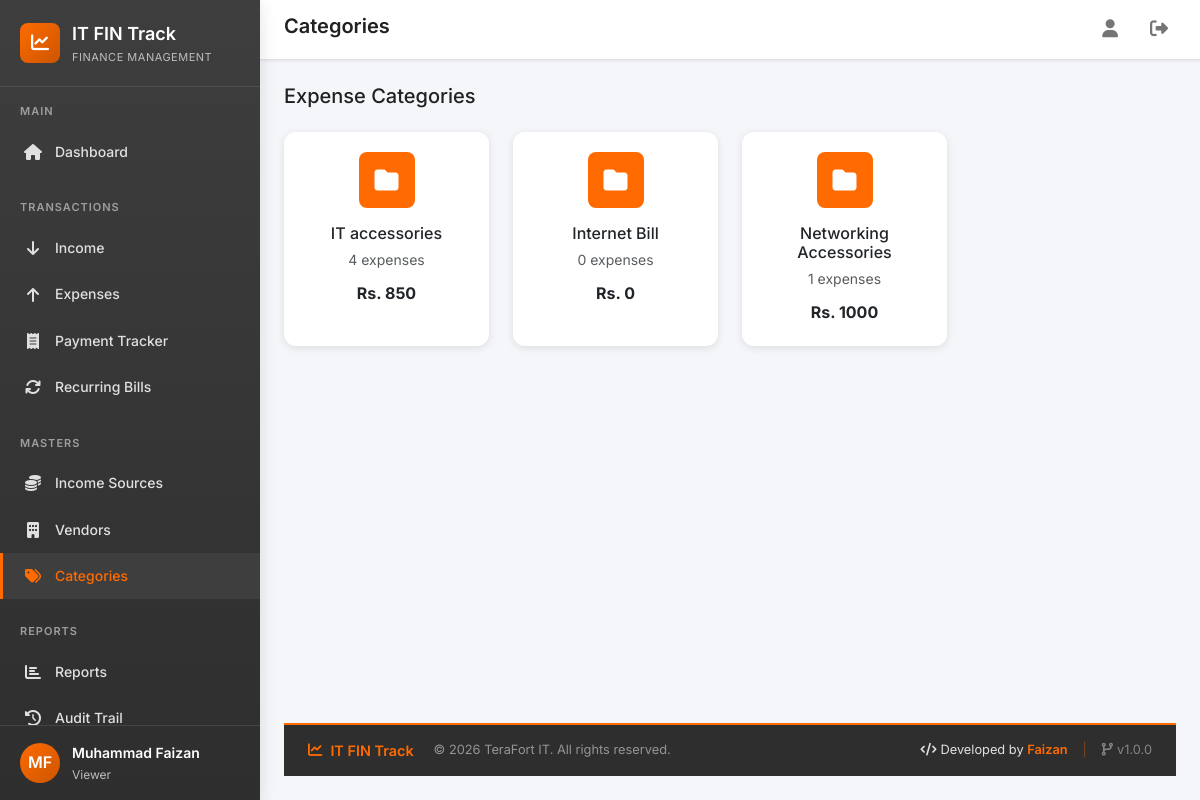
Screenshot of /categories/ (signed in) with the database file from the repository.
### core/models/user.py (models this page shows, shortened)
class User(AbstractUser):
    class Role(models.TextChoices):
        ADMIN = 'admin', 'Administrator'
        EXECUTIVE = 'executive', 'IT Executive'
        ACCOUNTANT = 'accountant', 'Accountant'
        MANAGER = 'manager', 'Manager'
        VIEWER = 'viewer', 'Viewer'
    role = models.CharField(
        max_length=20,
        choices=Role.choices,
        default=Role.VIEWER,
        help_text='User role determines access permissions'
    )
    department = models.CharField(
        max_length=100,
        blank=True,
        default='IT',
        help_text='Department the user belongs to'
    )
    phone = models.CharField(
        max_length=20,
        blank=True,
        help_text='Contact phone number'
    )
    is_soft_deleted = models.BooleanField(
        default=False,
        help_text='Soft delete flag - never lose data'
    )
    created_at = models.DateTimeField(auto_now_add=True)
    updated_at = models.DateTimeField(auto_now=True)
    class Meta:
        verbose_name = 'User'
        verbose_name_plural = 'Users'
        ordering = ['-created_at']
    @property
    def is_admin(self):
        return self.role == self.Role.ADMIN

### core/models/category.py (models this page shows, shortened)
class Category(models.Model):
    name = models.CharField(
        max_length=100,
        unique=True,
        help_text='Category name'
    )
    description = models.TextField(
        blank=True,
        help_text='Category description'
    )
    icon = models.CharField(
        max_length=50,
        blank=True,
        default='fa-folder',
        help_text='Font Awesome icon class'
    )
    color = models.CharField(
        max_length=7,
        default='#FF6B01',
        help_text='Category color (hex code)'
    )
    is_active = models.BooleanField(
        default=True,
        help_text='Is this category currently active?'
    )
    is_soft_deleted = models.BooleanField(
        default=False,
        help_text='Soft delete flag'
    )
    created_at = models.DateTimeField(auto_now_add=True)
    updated_at = models.DateTimeField(auto_now=True)
    class Meta:
        verbose_name = 'Category'
        verbose_name_plural = 'Categories'
        ordering = ['name']

### core/views/category.py (the view)
# urls.py: path('categories/', category_views.category_list, name='category_list'),
@login_required
def category_list(request):
    categories = Category.objects.filter(is_soft_deleted=False).annotate(
        total_expense=Sum('expenses__amount', filter=Q(expenses__is_soft_deleted=False, expenses__status='approved'), default=0),
        count_expense=Count('expenses', filter=Q(expenses__is_soft_deleted=False, expenses__status='approved'))
    ).order_by('name')
    return render(request, 'core/category/list.html', {'categories': categories})

### core/context_processors.py (called while the page is built)
def theme_colors(request):
    return {
        'THEME_COLORS': getattr(settings, 'THEME_COLORS', {}),
    }

### templates/core/category/list.html (shortened to what this page needs)
{% extends 'base.html' %}
{% block page_title %}Categories{% endblock %}
{% block content %}
<div class="fade-in">
    <div class="d-flex justify-content-between align-items-center mb-4">
        <h5 class="mb-0">Expense Categories</h5>
    </div>
    <div class="row g-4">
        {% for category in categories %}
        <div class="col-lg-3 col-md-4 col-sm-6">
            <div class="card h-100">
                <div class="card-body text-center">
                    <div class="stat-icon mx-auto mb-3" style="background:{{ category.color }};width:56px;height:56px;">
                        <i class="fas {{ category.icon }} text-white"></i>
                    </div>
                    <h6 class="mb-1">{{ category.name }}</h6>
                    <small class="text-muted">{{ category.count_expense }} expenses</small>
                    <div class="fw-bold mt-2">Rs. {{ category.total_expense|floatformat:0 }}</div>
                </div>
            </div>
        </div>
        {% endfor %}
    </div>
</div>
{% endblock %}

### templates/base.html (shortened to what this page needs)
{% load static %}
<!DOCTYPE html>
<html lang="en">
<head>
    <link href="https://cdn.jsdelivr.net/npm/bootstrap@5.3.2/dist/css/bootstrap.min.css" rel="stylesheet">
    <link rel="stylesheet" href="https://cdnjs.cloudflare.com/ajax/libs/font-awesome/6.5.1/css/all.min.css">
    <link rel="stylesheet" href="{% static 'css/style.css' %}">
</head>
<body>
    <div class="app-container">
        <aside class="sidebar" id="sidebar">
            <div class="sidebar-header">
                <div class="sidebar-logo">
                    <i class="fas fa-chart-line"></i>
                </div>
                <div>
                    <div class="sidebar-title">IT FIN Track</div>
                    <div class="sidebar-subtitle">Finance Management</div>
                </div>
            </div>
            <nav class="sidebar-nav">
                <div class="nav-section">
                    <div class="nav-section-title">Main</div>
                    <a href="{% url 'core:dashboard' %}" class="nav-link {% if request.resolver_match.url_name == 'dashboard' %}active{% endif %}">
                        <i class="fas fa-home"></i>
                        <span>Dashboard</span>
                    </a>
                </div>
                <div class="nav-section">
                    <div class="nav-section-title">Transactions</div>
                    <a href="{% url 'core:income_list' %}" class="nav-link {% if 'income' in request.resolver_match.url_name and 'source' not in request.resolver_match.url_name %}active{% endif %}">
                        <i class="fas fa-arrow-down"></i>
                        <span>Income</span>
                    </a>
                    <a href="{% url 'core:expense_list' %}" class="nav-link {% if 'expense' in request.resolver_match.url_name %}active{% endif %}">
                        <i class="fas fa-arrow-up"></i>
                        <span>Expenses</span>
                    </a>
                    <a href="{% url 'core:payment_tracker' %}" class="nav-link {% if 'payment_tracker' in request.resolver_match.url_name %}active{% endif %}">
                        <i class="fas fa-receipt"></i>
                        <span>Payment Tracker</span>
                    </a>
                    <a href="{% url 'core:recurring_bill_list' %}" class="nav-link {% if 'recurring_bill' in request.resolver_match.url_name %}active{% endif %}">
                        <i class="fas fa-sync"></i>
                        <span>Recurring Bills</span>
                    </a>
                </div>
                <div class="nav-section">
                    <div class="nav-section-title">Masters</div>
                    <a href="{% url 'core:income_source_list' %}" class="nav-link {% if 'income_source' in request.resolver_match.url_name %}active{% endif %}">
                        <i class="fas fa-coins"></i>
                        <span>Income Sources</span>
                    </a>
                    <a href="{% url 'core:vendor_list' %}" class="nav-link {% if 'vendor' in request.resolver_match.url_name %}active{% endif %}">
                        <i class="fas fa-building"></i>
                        <span>Vendors</span>
                    </a>
                    <a href="{% url 'core:category_list' %}" class="nav-link {% if 'category' in request.resolver_match.url_name %}active{% endif %}">
                        <i class="fas fa-tags"></i>
                        <span>Categories</span>
                    </a>
                </div>
                <div class="nav-section">
                    <div class="nav-section-title">Reports</div>
                    <a href="{% url 'core:report_dashboard' %}" class="nav-link {% if request.resolver_match.url_name == 'report_dashboard' %}active{% endif %}">
                        <i class="fas fa-chart-bar"></i>
                        <span>Reports</span>
                    </a>
                    <a href="{% url 'core:audit_trail' %}" class="nav-link {% if 'audit' in request.resolver_match.url_name %}active{% endif %}">
                        <i class="fas fa-history"></i>
                        <span>Audit Trail</span>
                    </a>
                </div>
            </nav>
            <div class="sidebar-footer">
                <div class="user-info">
                    <div class="user-avatar">
                        {{ request.user.first_name|slice:":1"|upper }}{{ request.user.last_name|slice:":1"|upper }}
                    </div>
                    <div>
                        <div class="user-name">{{ request.user.get_full_name|default:request.user.username }}</div>
                        <div class="user-role">{{ request.user.get_role_display }}</div>
                    </div>
                </div>
            </div>
        </aside>
        <main class="main-content">
            <header class="top-header">
                <div class="header-left">
                    <h1 class="page-title">{% block page_title %}Dashboard{% endblock %}</h1>
                </div>
                <div class="header-right">
                    <a href="{% url 'core:profile' %}" class="header-btn" title="Profile">
                        <i class="fas fa-user"></i>
                    </a>
                    <a href="{% url 'core:logout' %}" class="header-btn" title="Logout">
                        <i class="fas fa-sign-out-alt"></i>
                    </a>
                </div>
            </header>
            {% block content %}{% endblock %}
            <footer class="app-footer">
                <div class="footer-content">
                    <div class="footer-left">
                        <span class="footer-brand">
                            <i class="fas fa-chart-line me-2"></i>IT FIN Track
                        </span>
                        <span class="footer-copyright">
                            &copy; {% now "Y" %} TeraFort IT. All rights reserved.
                        </span>
                    </div>
                    <div class="footer-right">
                        <span class="footer-developer">
                            <i class="fas fa-code me-1"></i>Developed by <strong>Faizan</strong>
                        </span>
                        <span class="footer-divider">|</span>
                        <span class="footer-version">
                            <i class="fas fa-code-branch me-1"></i>v1.0.0
                        </span>
                    </div>
                </div>
            </footer>
        </main>
    </div>
</body>
</html>

### rows the page displays
User: user.first_name "M", user.last_name "F", user.get_full_name "Muhammad Faizan", user.role "Viewer"
Category: name "IT accessories", count_expense "4", total_expense "850"
Category: name "Internet Bill", count_expense "0", total_expense "0"
Category: name "Networking Accessories", count_expense "1", total_expense "1000"
